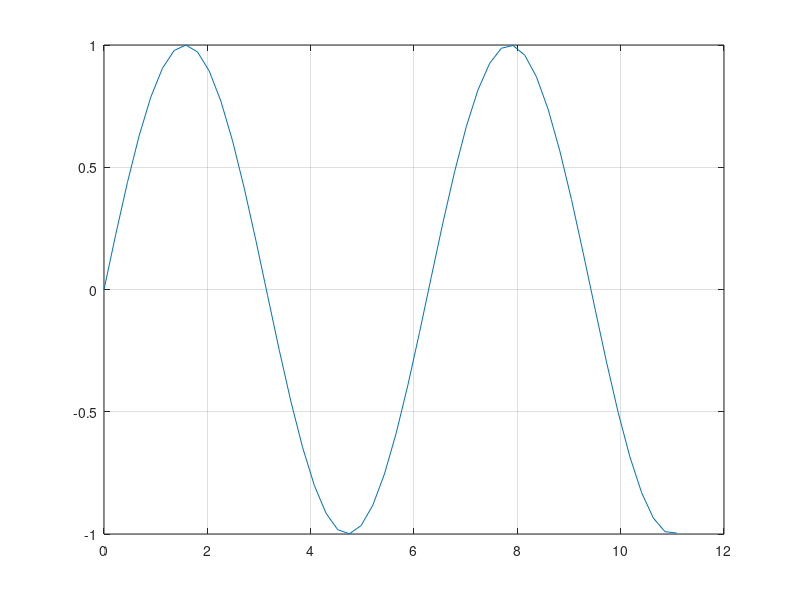

This chart was generated by the following MATLAB code:
N=50;
fr=18;
T=1/fr; % 2pi
t=0.1;
%Ypi=2*pi*t/T;
Ypi=2*pi*t*fr;
%sample=2*pi/N;
sample=Ypi/N;
ttt=0:sample:Ypi-sample;
funcY=zeros(N,1);
for i=1:50
  funcY(i)=sin(ttt(i));
end
plot(ttt,funcY)
grid on